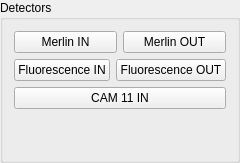
         <widget class="QGroupBox" name="groupBox_8">
          <property name="title">
           <string>Detectors</string>
          </property>
          <layout class="QGridLayout" name="gridLayout_18">
           <item row="1" column="0">
            <layout class="QHBoxLayout" name="horizontalLayout_4">
             <item>
              <widget class="QPushButton" name="pushButton_3">
               <property name="text">
                <string>Fluorescence IN</string>
               </property>
              </widget>
             </item>
             <item>
              <widget class="QPushButton" name="pushButton_4">
               <property name="text">
                <string>Fluorescence OUT</string>
               </property>
              </widget>
             </item>
            </layout>
           </item>
           <item row="2" column="0">
            <widget class="QPushButton" name="pushButton_5">
             <property name="text">
              <string>CAM 11 IN</string>
             </property>
            </widget>
           </item>
           <item row="0" column="0">
            <layout class="QHBoxLayout" name="horizontalLayout_2">
             <item>
              <widget class="QPushButton" name="pushButton">
               <property name="text">
                <string>Merlin IN</string>
               </property>
              </widget>
             </item>
             <item>
              <widget class="QPushButton" name="pushButton_2">
               <property name="text">
                <string>Merlin OUT</string>
               </property>
              </widget>
             </item>
            </layout>
           </item>
           <item row="3" column="0">
            <spacer name="verticalSpacer_5">
             <property name="orientation">
              <enum>Qt::Vertical</enum>
             </property>
             <property name="sizeHint" stdset="0">
              <size>
               <width>20</width>
               <height>40</height>
              </size>
             </property>
            </spacer>
           </item>
          </layout>
         </widget>
